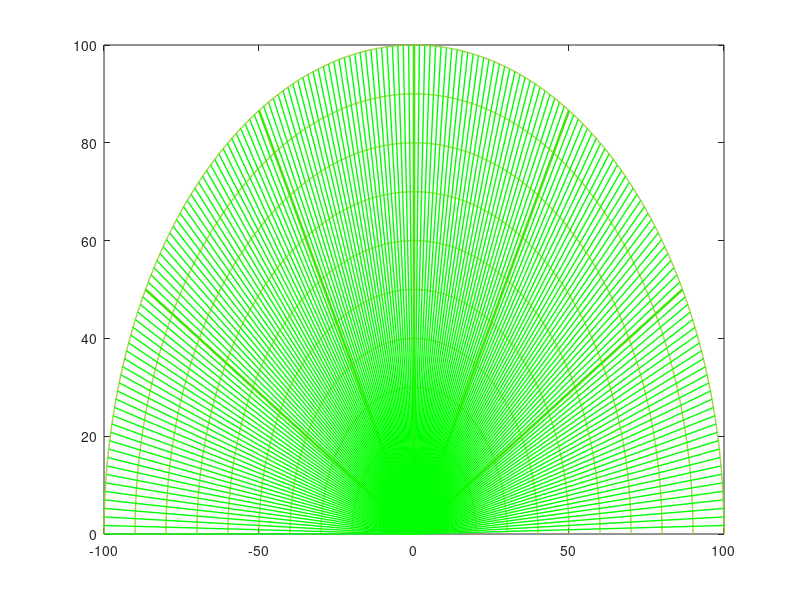

This figure's MATLAB source: (Note: this script raises an error after producing the figure.)
clc;
clear all;
%Customize graph
figure('units','normalized','outerposition',[0 0 1 1]);
whitebg('black');
%Draw Scale Data
th = linspace(0,pi,1000);
R = 10:10:100;  
for i=1:length(R);
x = R(i)*cos(th);
y = R(i)*sin(th);
plot(x,y,'Color', [0.603922 , 0.803922 , 0.196078] ,'LineWidth',1);
hold on;
end
%Draw Axis data
x0 = [0 100 0 0 0 0 ];  x1 = [0 100 86.60 50 -50 -86.60]; y0 = [0 0 0 0 0 0]; y1 = [100 0 50 86.60 86.60 50];
for i=1:length(x0);
hold on;
plot([x0(i),x1(i)],[y0(i),y1(i)] ,'Color', [0.603922 , 0.803922 , 0.196078],'LineWidth',2);
end
%Draw Sonar default data
for i=1:180 
hold on;
[x, y] = pol2cart(i*0.0174532925, 100);
h(i) = plot([0,x],[0,y],'g','LineWidth',1);
end
%define serial port
s1 = serial ( 'COM5' ) ;             
s1.BaudRate=9600;                               
fopen(s1);
%Draw Sonar Data
while(1)
data = fscanf(s1);
[th, r] = strtok(data);
th = real(str2double(th));
r = str2double(r);
set(h(th),'color','r'); 
[x0, y0] = pol2cart(th*0.0174532925, 100);
[x, y] = pol2cart(th*0.0174532925, r);
set(h(th),'XData',[x0,x]);
set(h(th),'YData',[y0,y]);
m = plot([0,x0],[0,y0],'g','LineWidth',3);
drawnow
delete(m);
end

